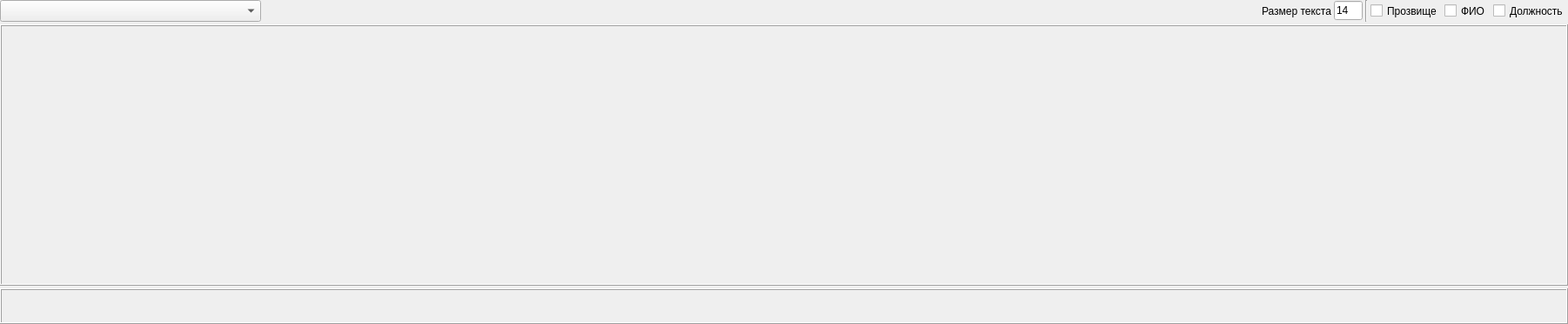
              <widget class="QWidget" name="tab_16">
               <attribute name="title">
                <string>Схема</string>
               </attribute>
               <layout class="QVBoxLayout" name="verticalLayout_19">
                <property name="spacing">
                 <number>3</number>
                </property>
                <property name="leftMargin">
                 <number>0</number>
                </property>
                <property name="topMargin">
                 <number>0</number>
                </property>
                <property name="rightMargin">
                 <number>0</number>
                </property>
                <property name="bottomMargin">
                 <number>0</number>
                </property>
                <item>
                 <layout class="QHBoxLayout" name="horizontalLayout_45">
                  <property name="spacing">
                   <number>3</number>
                  </property>
                  <item>
                   <widget class="QComboBox" name="cmb_schems">
                    <property name="sizePolicy">
                     <sizepolicy hsizetype="Minimum" vsizetype="Fixed">
                      <horstretch>0</horstretch>
                      <verstretch>0</verstretch>
                     </sizepolicy>
                    </property>
                    <property name="minimumSize">
                     <size>
                      <width>300</width>
                      <height>0</height>
                     </size>
                    </property>
                    <property name="maximumSize">
                     <size>
                      <width>16777215</width>
                      <height>25</height>
                     </size>
                    </property>
                   </widget>
                  </item>
                  <item>
                   <spacer name="horizontalSpacer_7">
                    <property name="orientation">
                     <enum>Qt::Horizontal</enum>
                    </property>
                    <property name="sizeHint" stdset="0">
                     <size>
                      <width>40</width>
                      <height>20</height>
                     </size>
                    </property>
                   </spacer>
                  </item>
                  <item>
                   <widget class="QLabel" name="label_8">
                    <property name="text">
                     <string>Размер текста</string>
                    </property>
                   </widget>
                  </item>
                  <item>
                   <widget class="QLineEdit" name="le_schema_font_height">
                    <property name="maximumSize">
                     <size>
                      <width>33</width>
                      <height>16777215</height>
                     </size>
                    </property>
                    <property name="text">
                     <string>14</string>
                    </property>
                   </widget>
                  </item>
                  <item>
                   <widget class="Line" name="line_19">
                    <property name="orientation">
                     <enum>Qt::Vertical</enum>
                    </property>
                   </widget>
                  </item>
                  <item>
                   <widget class="QCheckBox" name="chk_schemas_show_alias">
                    <property name="minimumSize">
                     <size>
                      <width>0</width>
                      <height>25</height>
                     </size>
                    </property>
                    <property name="text">
                     <string>Прозвище</string>
                    </property>
                   </widget>
                  </item>
                  <item>
                   <widget class="QCheckBox" name="chk_schemas_show_fio">
                    <property name="minimumSize">
                     <size>
                      <width>0</width>
                      <height>25</height>
                     </size>
                    </property>
                    <property name="text">
                     <string>ФИО</string>
                    </property>
                   </widget>
                  </item>
                  <item>
                   <widget class="QCheckBox" name="chk_schemas_show_position">
                    <property name="minimumSize">
                     <size>
                      <width>0</width>
                      <height>25</height>
                     </size>
                    </property>
                    <property name="text">
                     <string>Должность</string>
                    </property>
                   </widget>
                  </item>
                 </layout>
                </item>
                <item>
                 <widget class="QLabel" name="lbl_shema">
                  <property name="sizePolicy">
                   <sizepolicy hsizetype="Preferred" vsizetype="Minimum">
                    <horstretch>0</horstretch>
                    <verstretch>0</verstretch>
                   </sizepolicy>
                  </property>
                  <property name="minimumSize">
                   <size>
                    <width>1802</width>
                    <height>300</height>
                   </size>
                  </property>
                  <property name="frameShape">
                   <enum>QFrame::Box</enum>
                  </property>
                  <property name="frameShadow">
                   <enum>QFrame::Raised</enum>
                  </property>
                  <property name="text">
                   <string/>
                  </property>
                 </widget>
                </item>
                <item>
                 <widget class="QLabel" name="lbl_coord">
                  <property name="minimumSize">
                   <size>
                    <width>0</width>
                    <height>41</height>
                   </size>
                  </property>
                  <property name="maximumSize">
                   <size>
                    <width>16777215</width>
                    <height>41</height>
                   </size>
                  </property>
                  <property name="frameShape">
                   <enum>QFrame::Box</enum>
                  </property>
                  <property name="frameShadow">
                   <enum>QFrame::Raised</enum>
                  </property>
                  <property name="text">
                   <string/>
                  </property>
                 </widget>
                </item>
               </layout>
              </widget>
